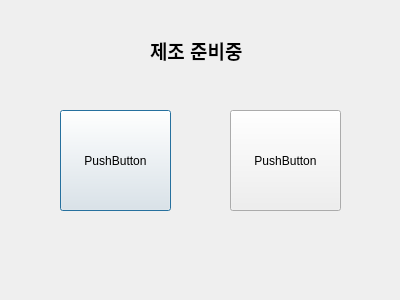
<?xml version="1.0" encoding="UTF-8"?>
<ui version="4.0">
 <class>Dialog</class>
 <widget class="QDialog" name="Dialog">
  <property name="geometry">
   <rect>
    <x>0</x>
    <y>0</y>
    <width>400</width>
    <height>300</height>
   </rect>
  </property>
  <property name="windowTitle">
   <string>Dialog</string>
  </property>
  <widget class="QLabel" name="label">
   <property name="geometry">
    <rect>
     <x>150</x>
     <y>10</y>
     <width>301</width>
     <height>81</height>
    </rect>
   </property>
   <property name="font">
    <font>
     <pointsize>14</pointsize>
     <weight>75</weight>
     <bold>true</bold>
    </font>
   </property>
   <property name="text">
    <string>제조 준비중</string>
   </property>
  </widget>
  <widget class="QPushButton" name="pushButton_2">
   <property name="geometry">
    <rect>
     <x>60</x>
     <y>110</y>
     <width>111</width>
     <height>101</height>
    </rect>
   </property>
   <property name="text">
    <string>PushButton</string>
   </property>
  </widget>
  <widget class="QPushButton" name="pushButton_3">
   <property name="geometry">
    <rect>
     <x>230</x>
     <y>110</y>
     <width>111</width>
     <height>101</height>
    </rect>
   </property>
   <property name="text">
    <string>PushButton</string>
   </property>
  </widget>
 </widget>
 <resources/>
 <connections/>
</ui>
